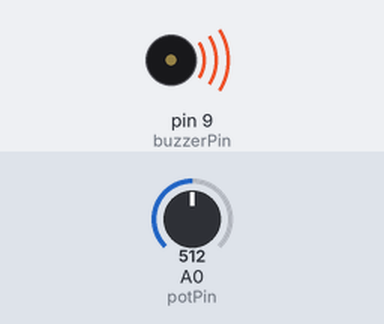
Simulated run of this sketch. Board: Arduino Uno, built with avr-gcc and run on an emulated ATmega328P. On the bench: buzzer (waves = sounding). The inputs (shaded band) are chosen by the test bench; at power-on: A0 (potPin) = 512. What the sketch prints to the serial monitor is not drawn.

Above: at 0.1 s.
Timing chart, 0 to 1.6 s (numbered marks = the images above):
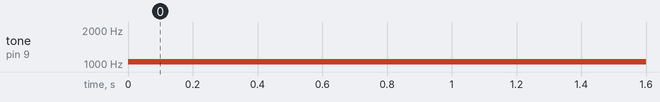

The sketch:

Buzzer.ino
```cpp
const int potPin = A0;   // Potentiometer connected to analog pin A0
const int buzzerPin = 9; // Piezo buzzer connected to digital pin 9

void setup() {
    pinMode(buzzerPin, OUTPUT);  // Set buzzer pin as an output
    Serial.begin(9600);          // Initialize serial communication
}

void loop() {
    int potValue = analogRead(potPin); // Read potentiometer value (0-1023)
    Serial.println(potValue); // Print value to Serial Monitor for debugging

    int frequency = map(potValue, 0, 1023, 100, 2000); // Map pot value to a frequency range

    tone(buzzerPin, frequency); // Play the mapped frequency

    delay(100); // Small delay for stability
}
```

Measured:
- by itself, tone on pin 9 (buzzerPin): silent → 1050 Hz at 0.00 s
